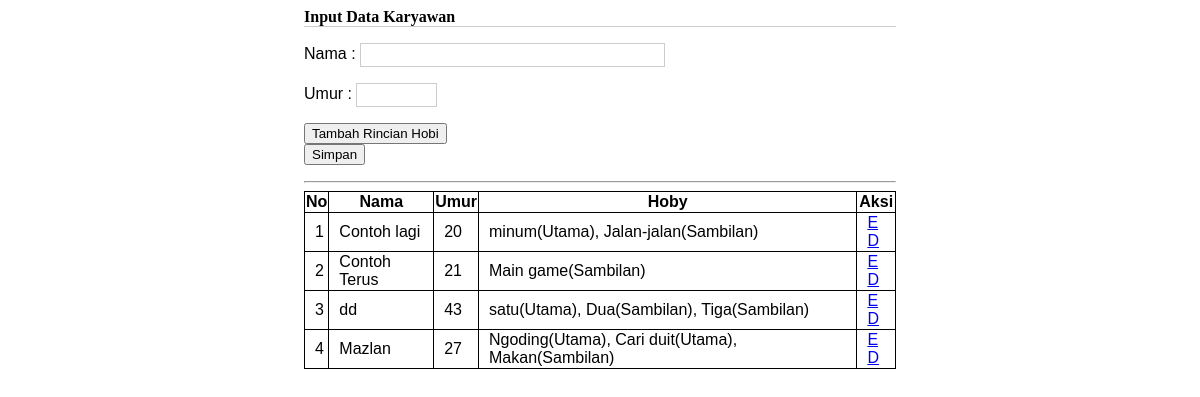
The page / on the database its author committed.
### tables this page shows
CREATE TABLE IF NOT EXISTS `tbl_karyawan` (
  `id_karyawan` int(10) unsigned NOT NULL AUTO_INCREMENT,
  `nama_karyawan` varchar(50) DEFAULT NULL,
  `umur_karyawan` int(19) DEFAULT NULL,
  PRIMARY KEY (`id_karyawan`)
);

CREATE TABLE IF NOT EXISTS `tbl_hoby` (
  `rincian_hoby` varchar(50) DEFAULT NULL,
  `jenis_hoby` varchar(30) DEFAULT NULL,
  `id_karyawan` int(10) DEFAULT NULL COMMENT 'FK tbl_karyawan'
);

### index.php (the view, shortened to what this page needs)
<?php require_once 'koneksi.php';
$listKaryawan = mysql_query("SELECT * FROM tbl_karyawan ORDER BY nama_karyawan ASC");
?>
<html xmlns="http://www.w3.org/1999/xhtml">
<head>
    <link href="style.css" rel="stylesheet" type="text/css" />
</head>
<body>
    <div id="container">
        <h2>Input Data Karyawan</h2>
        <?php if (!isset($_GET['update'])) : ?>
            <form method="post" action="proses.php">
                <p> Nama : <input name="nama_karyawan" type="text" id="nama" size="40"> </p>
                <p> Umur : <input name="umur_karyawan" type="text" id="umur" size="8"> </p>
                <button type="button" onclick="tambahHobi(); return false;">Tambah Rincian Hobi</button>
                <button type="submit">Simpan</button>
            </form>
        <?php endif ?>
        <hr>
        <table style="border: solid 1px;">
            <tr>
                <th>No</th>
                <th>Nama</th>
                <th>Umur</th>
                <th>Hoby</th>
                <th>Aksi</th>
            </tr>
            <?php
            $no = 1;
            while ($r = mysql_fetch_array($listKaryawan)) :
                $listHoby = mysql_query("SELECT * FROM tbl_hoby WHERE id_karyawan = '$r[id_karyawan]'");
            ?>
                <tr>
                    <td><?= $no; ?></td>
                    <td><?= $r['nama_karyawan']; ?></td>
                    <td><?= $r['umur_karyawan']; ?></td>
                    <td>
                        <?php $separator = '';
                        while ($h = mysql_fetch_array($listHoby)) :
                            echo $separator . $h['rincian_hoby'] . '(' . $h['jenis_hoby'] . ')';
                            $separator = ', ';
                        endwhile ?>
                    </td>
                    <td>
                        <a href="?update=<?= $r['id_karyawan'] ?>">E</a>
                        <a href="proses.php?hapus=<?= $r['id_karyawan'] ?>">D</a>
                    </td>
                </tr>
                <?php $no++ ?>
            <?php endwhile ?>
        </table>
    </div>
</body>
</html>

### style.css (style rules this page uses)
#container { margin: 0 auto; width: 50%; background: #fff; font-family:Verdana, Geneva, sans-serif; }
h2 { font-family:Tahoma; font-size:16px; margin: 0 auto; border-bottom:1px solid #CCC; }
input { border:1px solid #cccccc; padding:4px; font-size:12px; font-family:Verdana, Geneva, sans-serif; }

### index.php (style rules this page uses)
table { width: 100%; }
td { padding-left: 10px; }
table, th, td { border: 1px solid black; border-collapse: collapse; }

### rows shown on the page
tbl_karyawan: nama_karyawan "Contoh lagi", umur_karyawan "20"
tbl_hoby: rincian_hoby "minum", jenis_hoby "Utama"
tbl_hoby: separator ",", rincian_hoby "Jalan-jalan", jenis_hoby "Sambilan"
tbl_karyawan: nama_karyawan "Contoh Terus", umur_karyawan "21"
tbl_hoby: rincian_hoby "Main game", jenis_hoby "Sambilan"
tbl_karyawan: nama_karyawan "dd", umur_karyawan "43"
tbl_hoby: rincian_hoby "satu", jenis_hoby "Utama"
tbl_hoby: separator ",", rincian_hoby "Dua", jenis_hoby "Sambilan"
tbl_hoby: separator ",", rincian_hoby "Tiga", jenis_hoby "Sambilan"
tbl_karyawan: nama_karyawan "Mazlan", umur_karyawan "27"
tbl_hoby: rincian_hoby "Ngoding", jenis_hoby "Utama"
tbl_hoby: separator ",", rincian_hoby "Cari duit", jenis_hoby "Utama"
tbl_hoby: separator ",", rincian_hoby "Makan", jenis_hoby "Sambilan"
